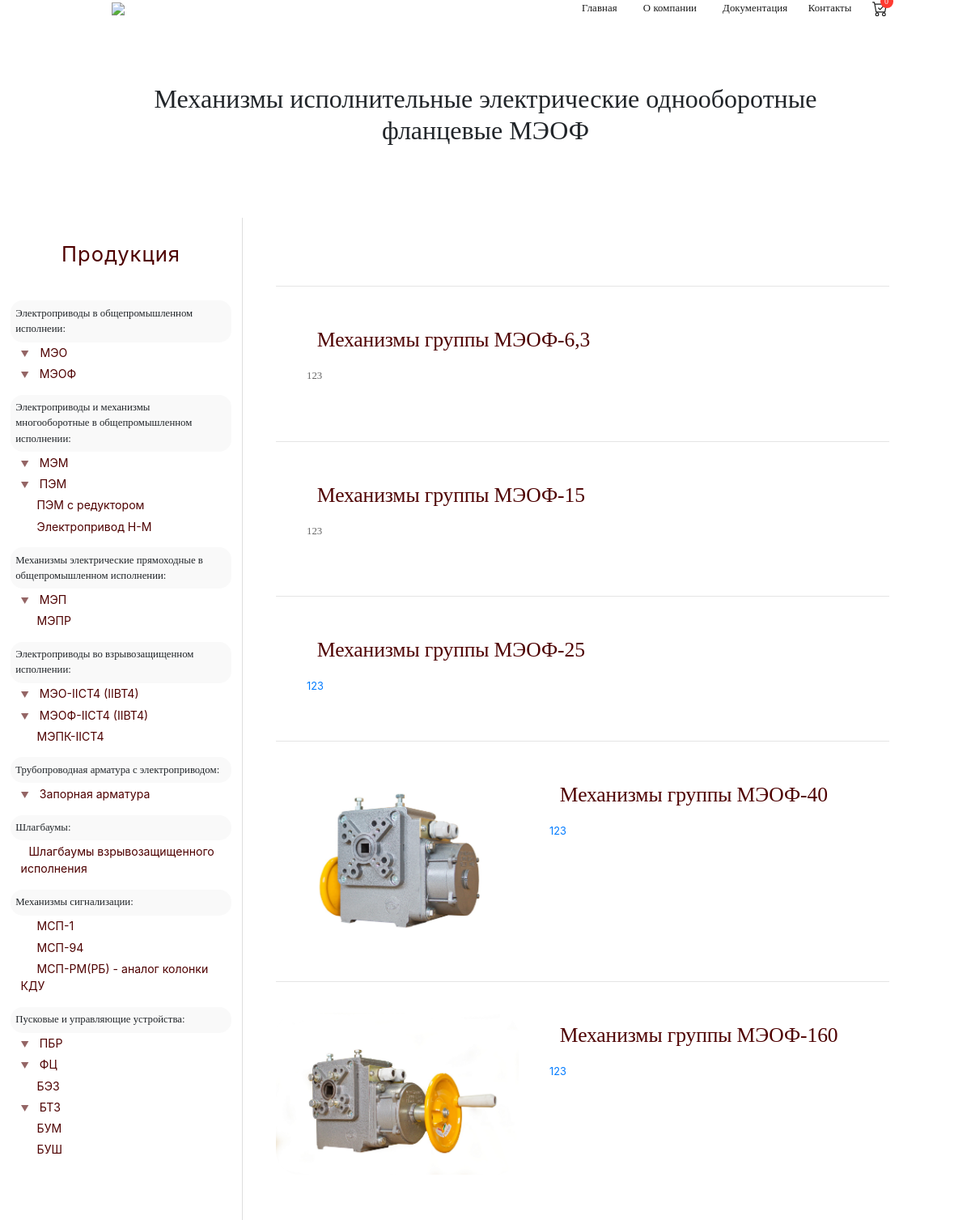
The app's page /catalog/mechanisms/meof/ (upper part), older data.
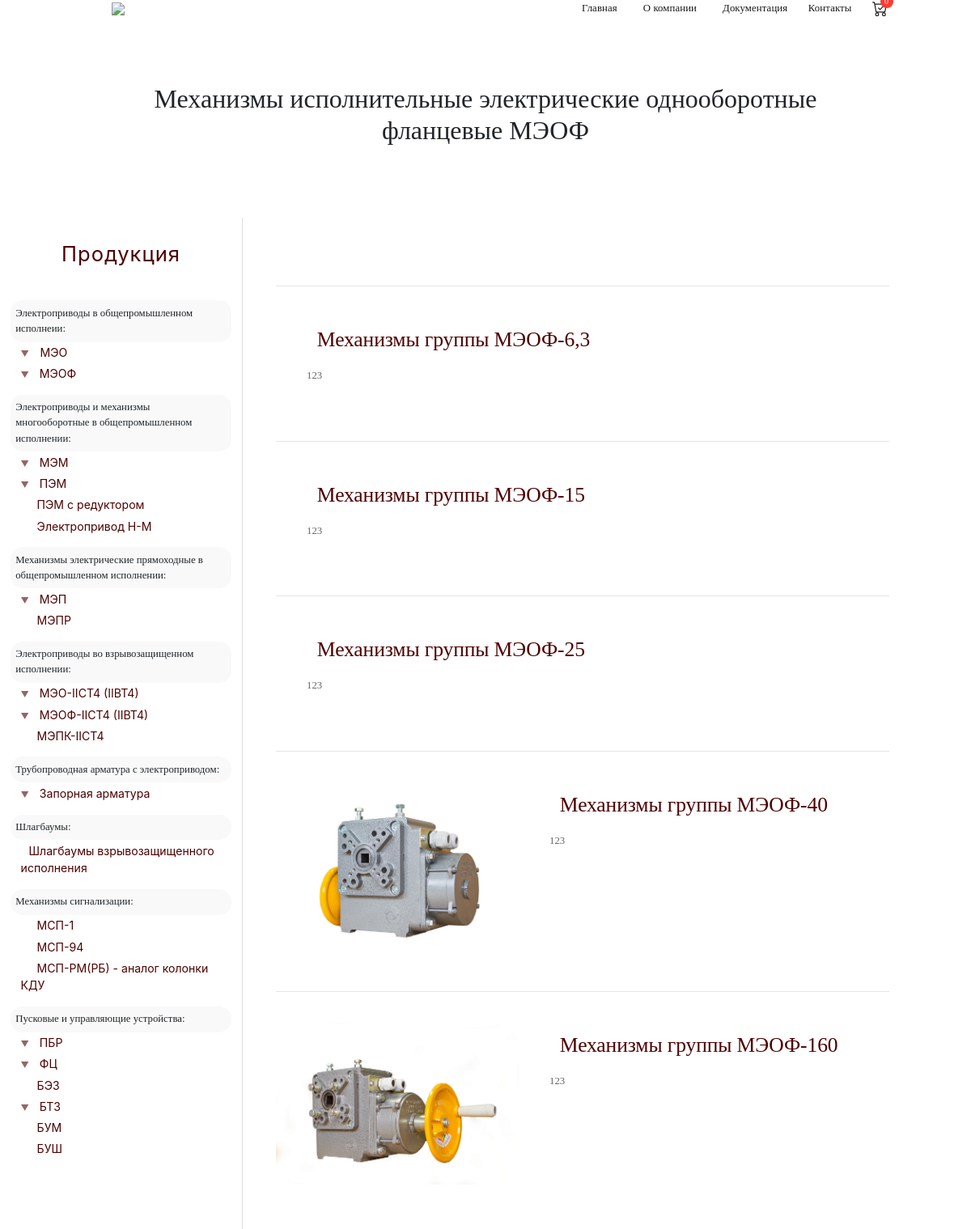
The same page, newer data.
### mainapp/models.py (models this page shows, shortened)
class Group(models.Model):
    title       = models.CharField(max_length=250)
    position    = models.IntegerField('Позиция на странице', unique=True)
    name        = models.CharField('Название на странице группы', null=True, blank=True,max_length=250)
    img         = models.ImageField(upload_to='main_page', null=True, blank=True)
    slug        = models.CharField('url', unique=True, null=True, blank=True, max_length=200, help_text='for instance, "mechanisms/meo"' )
    description = HTMLField(null=True, blank=True)
    content     = HTMLField(null=True, blank=True)
    pic_of_hat  = models.ImageField(upload_to='pic_of_hat', null=True, blank=True, help_text='size: 1920x500px')
    class Meta:
        ordering = ['position']

class Product(models.Model):
    parent       = models.ForeignKey(Group, on_delete=models.CASCADE)
    slug_product = models.SlugField('url', help_text='for instance, "40 or 6_3"')
    img          = models.ImageField('Изображение для ссылки', null=True, blank=True, upload_to='mechanisms_preview')
    href_title   = models.CharField(max_length=250)
    name         = models.CharField(max_length=250)
    h1_mod       = models.CharField(max_length=250)
    mod_table    = HTMLField(help_text="Указание идентификатора обязательно. id = 'MOD'")
    description  = HTMLField(null=True, blank=True)
    content      = HTMLField()
    class Meta:
        ordering = ['id']

### mainapp/views.py (the view)
# urls.py: path('catalog/<path:slug>/', SubgroupDetailView, name='SubgroupDetailView'),
def SubgroupDetailView(request, slug):
    subgroup_info = get_object_or_404(Group, slug=slug)
    product_list  = Product.objects.filter(parent__slug=slug)
    return render(
    request,
    'mainapp/SubgroupDetailView.html',
    context = {
    'subgroup_info' : subgroup_info,
    'product_list'  : product_list,
    'in_cart_counter': cart_counter(request),
    })

### mainapp/views.py (called while the page is built)
def cart_counter(request):
    counter = 0
    if 'piek_cart' in request.session:
        for i in range(0, len(request.session['piek_cart'])):
            counter += int(request.session['piek_cart'][i].get('quantity'))
    return counter

### mainapp/templates/mainapp/SubgroupDetailView.html (shortened to what this page needs)
<!DOCTYPE html>
{% load static %}
<html xmlns="http://www.w3.org/1999/xhtml">
<head>
	{% include 'mainapp/head-property.html' %}
	<link href="{% static 'css/SubgroupDetailView.css' %}" rel="stylesheet">
</head>
<body>
	{% if subgroup_info.pic_of_hat %}
	<div class="banner" style="background-image: url({{ subgroup_info.pic_of_hat.url }});">
		{% include 'mainapp/header-main-page.html' %}
		<div class="container h-75" style="
		font-family: 'SF UI Display';
		font-weight: normal;
		font-size: 3em;">
		<h1 class="container iphone-text-small d-flex text-center align-middle text-light">{{subgroup_info.name}}</h1>
	</div>
</div>
<style media="screen">
.nav-link{color: #fff !important;}
.main-property{
	margin-top: 465px!important;
	border-top-left-radius: 40px;
	border-top-right-radius: 40px;
	-webkit-box-shadow: 0px -4px 1px 1px rgba(237,237,237,1);
	-moz-box-shadow: 0px -4px 1px 1px rgba(237,237,237,1);
	box-shadow: 0px -4px 1px 1px rgba(237,237,237,1);
}
main{margin-bottom: -40px !important;}
.footer{position: relative;}
@media (max-width: 760px), (max-height: 876px){
	.main-property {
		border-top-left-radius: 0px;
		border-top-right-radius: 0px;
	}
	.banner{
		position: fixed;
	}
}
</style>
{% else %}
{% include 'mainapp/header.html' %}
<div class="container title" style="z-index: 3!important; position: relative;background-color: #fff;">
	<div class="rellax" data-rellax-speed="3">
		<h1 class="d-flex justify-content-center iphone-text-small py-md-3 py-5 px-3 text-center mb-0">{{subgroup_info.name}}</h1>
	</div>
</div>
{% endif %}
<main class="main-property">
	<div class="row p-0 m-0">
		<div class="col-lg-3 d-none d-lg-flex justify-content-center p-0">
			{% include 'mainapp/sidebar.html' %}
		</div>
		<div class="col-12 col-lg-9 col-xxl-6 col-xxl-pre-index col-xxl-6-index p-0">
			<div id="content-right" class="m-auto">
				<div class="container top-block">
					<div class="px-3 pt-5">{{subgroup_info.description | safe }}</div>
				</div>
				<section class="container m-auto pt-5">
					{% for p in product_list %}
					<div class="d-flex wrapper py-md-5 my-3 m-md-4">
						<a href="info/{{ p.slug_product }}">
							<div class="d-flex">
								<div class="flex-column m-auto pb-4 py-2 py-md-0">
									<img src="{{ p.img.url }}" alt="">
								</div>
								<div class="flex-column px-md-5">
									<h1 class="py-md-3 py-5 px-3">{{ p.href_title }}</h1>
									<div class="d-none d-md-flex">{{ p.description |safe }}</div>
								</div>
							</div>
						</a>
					</div>
					{% endfor %}
				</section>
			</div>
		</div>
	</div>
</main>
</body>
</html>

### mainapp/templates/mainapp/head-property.html (shortened to what this page needs)
{% load static %}
<link href="{% static 'css/bootstrap.min.css' %}" rel="stylesheet">
<link href="{% static 'css/normal.css' %}" rel="stylesheet">
<link href="{% static 'css/fonts.css' %}" rel="stylesheet">
<link href="{% static 'css/sidebar.css' %}" rel="stylesheet">
<link href="{% static 'css/header.css' %}" rel="stylesheet">
<link href="{% static 'css/footer.css' %}" rel="stylesheet">

### mainapp/templates/mainapp/header.html (shortened to what this page needs)
<nav class="navbar navbar-expand-md navbar-light pt-4" style="background-color: #fff;">
  <div class="container">
    <a class="navbar-brand" href="#"><img class="media_small" src="/static/img/main_page/logo.png" width="75" ></a>
    <div class="collapse navbar-collapse" id="navbarSupportedContent">
      <ul class="navbar-nav ml-auto">
        <li class="nav-item active px-2">
          <a class="nav-link vlad" href="/">Главная<span class="sr-only">(current)</span></a>
        </li>
        <li class="nav-item active px-3">
          <a class="nav-link vlad" href="/">О компании<span class="sr-only">(current)</span></a>
        </li>
          <li class="nav-item dropdown active px-2">
            <a class="nav-link" href="#" id="navbarDropdown" role="button" data-toggle="dropdown" aria-haspopup="true" aria-expanded="false">
              Документация
            </a>
            </li>
            <li class="nav-item active px-2">
              <a class="nav-link" href="/contacts/">Контакты<span class="sr-only">(current)</span></a>
            </li>
            <li class="d-none d-md-block nav-item active px-2">
              <a class="nav-link position-relative" href="/cart">
                <div class="cart-counter"><p class="text-light">{{ in_cart_counter }}</p></div>
            </a>
            </li>
          </ul>
        </div>
      </div>
    </nav>

### mainapp/templates/mainapp/sidebar.html (shortened to what this page needs)
{% load static %}
<div id="content-left">
	<div class="sidebar-title">Продукция</div>
<div class="sidebar-text">
	<p class="lil_title">Электроприводы в общепромышленном исполнеии:</p>
    <div class="card">
      <div class="card-header">
        <a class="card-link" data-toggle="collapse" href="#collapseOne">▼</a>
        <a href="/catalog/mechanisms/meo/">МЭО</a>
      </div>
    </div>
    <div class="card">
      <div class="card-header last-child">
        <a class="collapsed card-link" data-toggle="collapse" href="#collapseTwo">
        	▼ <a href="/catalog/mechanisms/meof/">МЭОФ</a>
      </a>
      </div>
    </div>
    <p class="lil_title">Электроприводы и механизмы многооборотные в общепромышленном исполнении:</p>
    <div class="card">
      <div class="card-header">
        <a class="collapsed card-link" data-toggle="collapse" href="#collapseThree">
        	▼ <a href="#">МЭМ</a>
      </a>
      </div>
    </div>
    <div class="card">
      <div class="card-header">
        <a class="collapsed card-link" data-toggle="collapse" href="#collapseFour">
        	▼ <a href="#">ПЭМ</a>
      </a>
      </div>
    </div>
    <div class="card">
      <div class="card-header">
        <a class="collapsed card-link" data-toggle="collapse">
        	<a href="#" class="sidebar-link">ПЭМ с редуктором</a>
      	</a>
      </div>
      <div class="card-header last-child">
        <a class="collapsed card-link" data-toggle="collapse">
        	<a href="/catalog/elektroprivody/pem/info/nm/" class="sidebar-link">Электропривод Н-М</a>
      	</a>
      </div>
    </div>
    <p class="lil_title">Механизмы электрические прямоходные в общепромышленном исполнении:</p>
    <div class="card">
      <div class="card-header">
        <a class="collapsed card-link" data-toggle="collapse" href="#collapseFive">
        	▼ <a href="/catalog/mechanisms/mep/">МЭП</a>
      </a>
      </div>
    </div>
    <div class="card">
      <div class="card-header  last-child">
        <a class="collapsed card-link" data-toggle="collapse">
        	<a href="#" class="sidebar-link">МЭПР</a>
      	</a>
      </div>
    </div>
    <p class="lil_title">Электроприводы во взрывозащищенном исполнении:</p>
    <div class="card">
      <div class="card-header">
        <a class="collapsed card-link" data-toggle="collapse" href="#collapseSix">
        	▼ <a href="/catalog/elektroprivody-vzryvozashishennye/meo/info/40/">МЭО-IICT4 (IIBT4)</a>
      </a>
      </div>
    </div>
    <div class="card">
      <div class="card-header">
        <a class="collapsed card-link" data-toggle="collapse" href="#collapseSeven">
        	▼ <a href="#">МЭОФ-IIСT4 (IIBT4)</a>
      </a>
      </div>
    </div>
    <div class="card">
      <div class="card-header last-child">
        <a class="collapsed card-link" data-toggle="collapse">
        	<a href="/catalog/elektroprivody-vzryvozashishennye/mepk/info/6300/" class="sidebar-link">МЭПК-IIСT4</a>
      	</a>
      </div>
    </div>
      <p class="lil_title">Трубопроводная арматура с электроприводом:</p>
    <div class="card">
      <div class="card-header last-child">
        <a class="collapsed card-link" data-toggle="collapse" href="#collapseEight">
        	▼ <a href="#">Запорная арматура</a>
      </a>
      </div>
    </div>
    <p class="lil_title">Шлагбаумы:</p>
    <div class="card">
      <div class="card-header last-child">
        <a class="collapsed card-link" data-toggle="collapse">
        	<a href="#">Шлагбаумы взрывозащищенного исполнения</a>
      </a>
      </div>
    </div>
    <p class="lil_title">Механизмы сигнализации:</p>
    <div class="card">
      <div class="card-header">
        <a class="collapsed card-link" data-toggle="collapse">
        	<a href="#" class="sidebar-link">МСП-1</a>
      </a>
      </div>
    </div>
    <div class="card">
      <div class="card-header">
        <a class="collapsed card-link" data-toggle="collapse">
        	<a href="#" class="sidebar-link">МСП-94</a>
      </a>
      </div>
    </div>
    <div class="card">
      <div class="card-header last-child">
        <a class="collapsed card-link" data-toggle="collapse">
        	<a href="#" class="sidebar-link">МСП-РМ(РБ) - аналог колонки КДУ</a>
      </a>
      </div>
    </div>
    <p class="lil_title">Пусковые и управляющие устройства:</p>
    <div class="card">
      <div class="card-header">
        <a class="collapsed card-link" data-toggle="collapse" href="#collapseTen">
        	▼ <a href="#">ПБР</a>
      </a>
      </div>
    </div>
    <div class="card">
      <div class="card-header">
        <a class="collapsed card-link" data-toggle="collapse" href="#collapseEleven">
        	▼ <a href="#">ФЦ</a>
      </a>
      </div>
    </div>
    <div class="card">
      <div class="card-header">
        <a class="collapsed card-link" data-toggle="collapse">
        	<a href="#" class="sidebar-link">БЭЗ</a>
      </a>
      </div>
    </div>
    <div class="card">
      <div class="card-header">
        <a class="collapsed card-link" data-toggle="collapse" href="#collapseTwelve">
        	▼ <a href="#">БТЗ</a>
      </a>
      </div>
    </div>
    <div class="card">
      <div class="card-header">
        <a class="collapsed card-link" data-toggle="collapse">
        	<a href="#" class="sidebar-link">БУМ</a>
      </a>
      </div>
    </div>
    <div class="card">
      <div class="card-header last-child">
        <a class="collapsed card-link" data-toggle="collapse">
        	<a href="#" class="sidebar-link">БУШ</a>
      </a>
      </div>
    </div>
</div>
</div>

### mainapp/templates/mainapp/footer.html (shortened to what this page needs)
{% load static %}

### static/css/normal.css (style rules this page uses)
@media (min-width: 1200px) and (max-width: 1400px) { .col-xxl-6 { display: flex; flex: 0 0 70%; max-width: 70%; } }
.container { max-width: 1050px !important; padding-top:0px; }
html { margin-top: -25px; width: 100%; max-width: 100%; font-size: 0.8em; -webkit-font-smoothing: antialiased; }
body { width: 100% !important; overflow-x: hidden; margin: 0; padding: 0; }
main { position: relative; margin: 0 auto; z-index: 2; border-bottom-left-radius: 40px; border-bottom-right-radius: 40px; background-color: #fff; }
.title { padding: 5em; }
.container p,h1,h2,h3 { font-family: "Raleway"; }

### static/css/sidebar.css (style rules this page uses)
#content-left { width: 300px; padding: 0 1em; margin-bottom: 5vw; margin-top: 1vw; border-right: 1px solid #dedede; }
.sidebar-title { font-size: 2em; text-align: center; width: 100%; color: #4e0000; padding-bottom: 1em; padding-top: 1em; letter-spacing: 1px; }
.sidebar-text a { color: #4e0000; }
.lil_title { font-size: 1em; margin-top: 1em; padding: 0.5em; margin-bottom: 0; font-family: 'SF UI Text'; font-weight: normal; background-color:#f9f9f9; border-radius: 15px; }
.card { border: none; background-color: #fff; }
.card-header { border: none !important; background-color: white; margin-top: 0px; padding: 0.2em 1em; }
.card-header a { font-size: 1.1em; }
.card-link { font-size: 0.8em !important; margin-right: 10px; opacity: 0.6; }
.sidebar-link { padding-left: 10px; }

### static/css/header.css (style rules this page uses)
.navbar { z-index: 3 !important; height: auto; padding-bottom: 0px; }
.navbar-brand { margin-left: 3em; -webkit-animation-duration: 1s; animation-duration: 1s; -webkit-animation-fill-mode: both; animation-fill-mode: both; -webkit-animation-delay: 1.7s; -moz-animation-delay: 1.7s; animation-delay: 1.7s; padding-top: 1px;; }
.nav-link { color:#e8e8e8; font-family: Raleway; font-weight: 500; letter-spacing: .100px; }
.cart-counter { position: absolute; top: 0; right: 0; width: 16px; height: 16px; background-color: #ff3a31; border-radius: 50%; line-height: 16px; text-align: center; }
.cart-counter p { margin: 0; font-size: 10px; font-family: "SF UI Text"; }

### static/css/SubgroupDetailView.css (style rules this page uses)
.title h1 { font-family: 'SF Ui Display'; font-weight: 400; }
.wrapper { position: relative; border-top: 1px solid rgba(0,0,0,.1); transition: .3s; }
.wrapper h1 { font-family: 'SF UI Display'; font-weight: normal; font-size: 2em; color: #4e0000; letter-spacing: -.005em; }
.wrapper p { font-family: 'SF UI Text'; color: #666; }
.wrapper img { width: 300px; height: auto; border-radius: 30px; }

Row changes from the older to the newer data that the page shows:
changed Product "Механизмы группы МЭОФ-25": description "123" → "<p>123</p>" (drawn)
changed Product "Механизмы группы МЭОФ-40": description "123" → "<p>123</p>" (drawn)
changed Product "Механизмы группы МЭОФ-160": description "123" → "<p>123</p>" (drawn)
